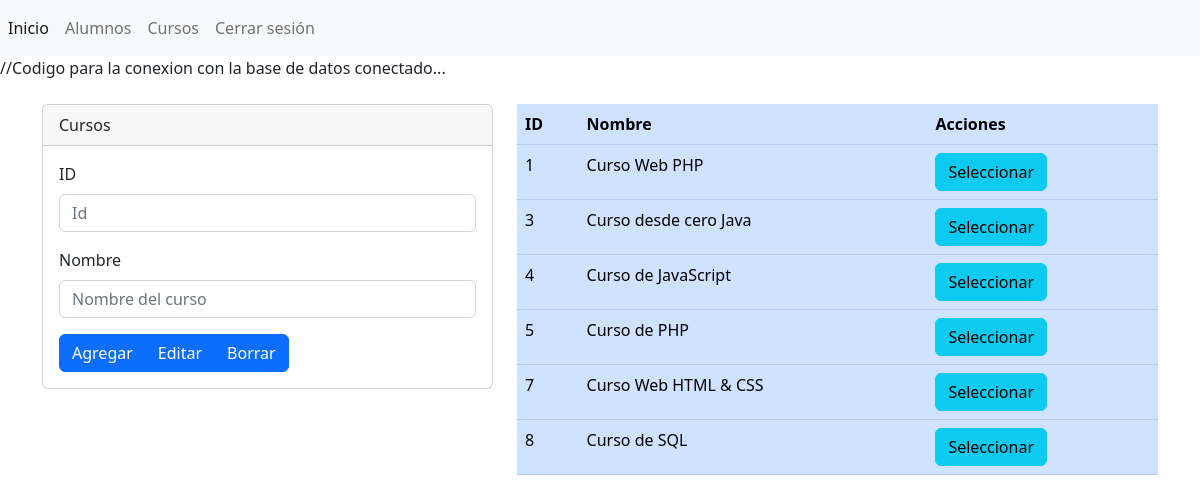
The page /secciones/vista_cursos.php on the database its author committed.
### tables this page shows
CREATE TABLE `cursos` (
  `id` int(255) NOT NULL,
  `nombre_curso` varchar(255) NOT NULL
);

### secciones/cursos.php (called while the page is built, shortened)
<?php
    include_once '../configuraciones/bd.php';
    $conexionBD=BD::crearInstancia();
    $id = isset($_POST['id']) ? $_POST['id']:'';
    $nombre_curso = isset($_POST['nombre_curso']) ? $_POST['nombre_curso']:'';
    $consulta = $conexionBD->prepare("SELECT *
                                        FROM cursos");
    $consulta->execute();
    $listaCursos = $consulta->fetchAll();
?>

### secciones/vista_cursos.php (the view, shortened to what this page needs)
<?php include('../templates/cabecera.php'); ?>
<?php include('../secciones/cursos.php'); ?>
<div class="container">
      <div class="row">
        <div class="col-12">
          <br>
          <div class="row">
    <div class="col-md-5">
        <form action="" method="post">
            <div class="card">
                <div class="card-header">
                    Cursos
                </div>
                <div class="card-body">
                    <div class="mb-3">
                        <label for="" class="form-label">ID</label>
                        <input type="text"
                               class="form-control"
                               name="id"
                               id="id"
                               value="<?php echo $id; ?>"
                               aria-describedby="helpId"
                               placeholder="Id">
                    </div>
                    <div class="mb-3">
                        <label for="" class="form-label">Nombre</label>
                        <input type="text"
                               class="form-control"
                               name="nombre_curso"
                               id="nombre_curso"
                               value="<?php echo $nombre_curso; ?>"
                               aria-describedby="helpId"
                               placeholder="Nombre del curso">
                    </div>
                    <div class="btn-group" role="group" aria-label="Button group name">
                        <button type="submit" name="accion" value="agregar" class="btn btn-primary">Agregar</button>
                        <button type="submit" name="accion" value="editar" class="btn btn-primary">Editar</button>
                        <button type="submit" name="accion" value="borrar" class="btn btn-primary">Borrar</button>
                    </div>
                </div>
            </div>
        </form>
    </div>
        <div class="col-md-7">
            <div class="table-responsive">
                <table class="table table-primary">
                    <thead>
                        <tr>
                            <th scope="col">ID</th>
                            <th scope="col">Nombre</th>
                            <th scope="col">Acciones</th>
                        </tr>
                    </thead>
                    <tbody>
                        <?php foreach($listaCursos as $curso){?>
                        <tr class="">
                            <td> <?php echo $curso['id']; ?> </td>
                            <td> <?php echo $curso['nombre_curso']; ?></td>
                            <td>
                                <form action="" method="post">
                                    <input type="submit" value="Seleccionar" name="accion" class="btn btn-info">
                                </form>
                            </td>
                        </tr>
                        <?php } ?>
                    </tbody>
                </table>
            </div>
        </div>
        </div>
      </div>
    </div>
<?php include("../templates/pie.php"); ?>

### rows shown on the page
cursos: id "1", nombre_curso "Curso Web PHP"
cursos: id "3", nombre_curso "Curso desde cero Java"
cursos: id "4", nombre_curso "Curso de JavaScript"
cursos: id "5", nombre_curso "Curso de PHP"
cursos: id "7", nombre_curso "Curso Web HTML & CSS"
cursos: id "8", nombre_curso "Curso de SQL"
